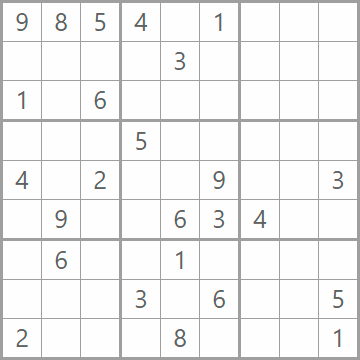
#> input picture Hafta6/Ders4/images.png, 360 x 360 px
$ python hough.py
#> lines starting #> are read from the running program, lines starting #| are printed output that depends on the picture
import cv2 as cv
import numpy as np

def canny_demo(image):
    gray = cv.cvtColor(image, cv.COLOR_BGR2GRAY)
    edges = cv.Canny(gray, 50, 150, apertureSize=3)
    return edges

src = cv.imread("images.png")
#> src is the input picture: shape (360, 360, 3); mean B, G, R 242.6, 242.6, 242.6
if src is None:
    print("HATA: images.png dosyasi bulunamadi!")
    exit()

cv.namedWindow("input", cv.WINDOW_AUTOSIZE)
cv.imshow("input", src)

binary = canny_demo(src)
#> in canny_demo, `edges = cv.Canny(gray, 50, 150, apertureSize=3)`:
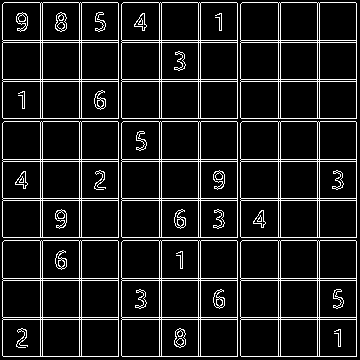
#> edges: shape (360, 360); 10.8% white in thin lines or dots
cv.imshow("binary", binary)

lines = cv.HoughLines(binary, 1, np.pi / 180, 150, None, 0, 0)
#> lines = 36 rows, first 8: [40, 0], [42, 0], [79, 0], [81, 0], [118, 0], [159, 0], [161, 0], [198, 0]

if lines is not None:
    for i in range(0, len(lines)):
        rho = lines[i][0][0]
        theta = lines[i][0][1]
        a = np.cos(theta)
        b = np.sin(theta)
        x0 = a * rho
        y0 = b * rho
        pt1 = (int(x0 + 1000 * (-b)), int(y0 + 1000 * a))
        pt2 = (int(x0 - 1000 * (-b)), int(y0 - 1000 * a))
        cv.line(src, pt1, pt2, (0, 0, 255), 3, cv.LINE_AA)
#> this loop made 36 passes
#> (rho, theta, a, b, x0, y0, pt1, pt2) on passes 1 to 12: (40, 0, 1, 0, 40, 0, (40, 1000), (40, -1000)), (42, 0, 1, 0, 42, 0, (42, 1000), (42, -1000)), (79, 0, 1, 0, 79, 0, (79, 1000), (79, -1000)), (81, 0, 1, 0, 81, 0, (81, 1000), (81, -1000)), (118, 0, 1, 0, 118, 0, (118, 1000), (118, -1000)), (159, 0, 1, 0, 159, 0, (159, 1000), (159, -1000)), (161, 0, 1, 0, 161, 0, (161, 1000), (161, -1000)), (198, 0, 1, 0, 198, 0, (198, 1000), (198, -1000)), (200, 0, 1, 0, 200, 0, (200, 1000), (200, -1000)), (237, 0, 1, 0, 237, 0, (237, 1000), (237, -1000)), (278, 0, 1, 0, 278, 0, (278, 1000), (278, -1000)), (280, 0, 1, 0, 280, 0, (280, 1000), (280, -1000))
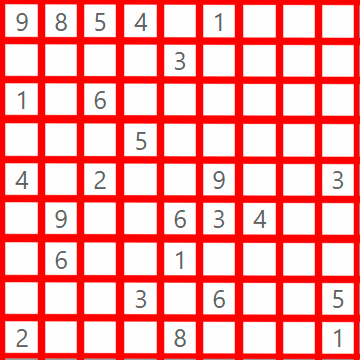
#> src: shape (360, 360, 3); mean B, G, R 160.4, 160.4, 251.7

cv.imshow("Hough Cizgileri", src)

cv.waitKey(0)
cv.destroyAllWindows()
